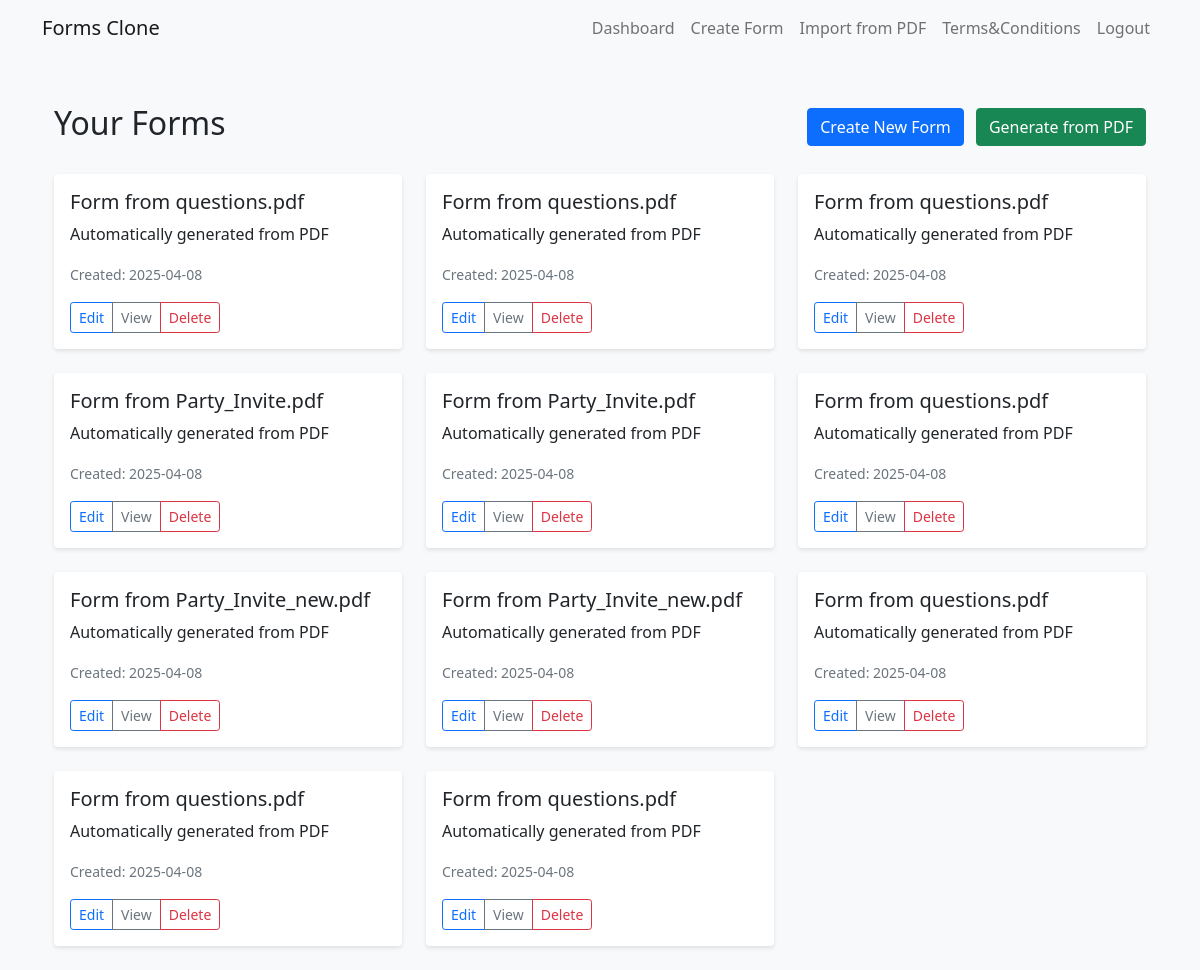
The page /dashboard (signed in) on the database its author committed.
### app.py (models this page shows)
class Form(db.Model):
    id = db.Column(db.Integer, primary_key=True)
    title = db.Column(db.String(200), nullable=False)
    description = db.Column(db.Text)
    created_at = db.Column(db.DateTime, default=datetime.utcnow)
    user_id = db.Column(db.Integer, db.ForeignKey('user.id'), nullable=False)
    questions = db.relationship('Question', backref='form', lazy=True, cascade='all, delete-orphan')
    responses = db.relationship('Response', backref='form', lazy=True, cascade='all, delete-orphan')

### app.py (the view)
@app.route('/dashboard')
@login_required
def dashboard():
    forms = Form.query.filter_by(user_id=current_user.id).all()
    return render_template('dashboard.html', forms=forms)

### app.py (called while the page is built)
@login_manager.user_loader
def load_user(user_id):
    return User.query.get(int(user_id))

### templates/dashboard.html (shortened to what this page needs)
{% extends "base.html" %}
{% block content %}
<div class="container mt-5">
    <div class="d-flex justify-content-between align-items-center mb-4">
        <h2>Your Forms</h2>
        <div>
            <a href="{{ url_for('create_form') }}" class="btn btn-primary me-2">Create New Form</a>
            <a href="{{ url_for('upload_pdf') }}" class="btn btn-success">Generate from PDF</a>
        </div>
    </div>
    {% if forms %}
        <div class="row">
            {% for form in forms %}
            <div class="col-md-4 mb-4">
                <div class="card h-100">
                    <div class="card-body">
                        <h5 class="card-title">{{ form.title }}</h5>
                        <p class="card-text">{{ form.description }}</p>
                        <p class="card-text">
                            <small class="text-muted">Created: {{ form.created_at.strftime('%Y-%m-%d') }}</small>
                        </p>
                        <div class="btn-group">
                            <a href="{{ url_for('edit_form', form_id=form.id) }}" class="btn btn-sm btn-outline-primary">Edit</a>
                            <a href="{{ url_for('view_form', form_id=form.id) }}" class="btn btn-sm btn-outline-secondary">View</a>
                            <button type="button" class="btn btn-sm btn-outline-danger"
                                    onclick="confirmDelete({{ form.id }})">
                                Delete
                            </button>
                        </div>
                    </div>
                </div>
            </div>
            {% endfor %}
        </div>
    {% else %}
        <div class="alert alert-info">
            You haven't created any forms yet. Click "Create New Form" to get started or "Generate from PDF" to create a form from a PDF file.
        </div>
    {% endif %}
</div>
{% endblock %}

### static/css/style.css (style rules this page uses)
body { background-color: #f8f9fa; }
.card { box-shadow: 0 2px 4px rgba(0, 0, 0, 0.1); border: none; }
.card-title { margin-bottom: 0.5rem; font-weight: 500; }

### rows shown on the page
Form: title "Form from questions.pdf", description "Automatically generated from PDF", created_at "2025-04-08"
Form: title "Form from questions.pdf", description "Automatically generated from PDF", created_at "2025-04-08"
Form: title "Form from questions.pdf", description "Automatically generated from PDF", created_at "2025-04-08"
Form: title "Form from Party_Invite.pdf", description "Automatically generated from PDF", created_at "2025-04-08"
Form: title "Form from Party_Invite.pdf", description "Automatically generated from PDF", created_at "2025-04-08"
Form: title "Form from questions.pdf", description "Automatically generated from PDF", created_at "2025-04-08"
Form: title "Form from Party_Invite_new.pdf", description "Automatically generated from PDF", created_at "2025-04-08"
Form: title "Form from Party_Invite_new.pdf", description "Automatically generated from PDF", created_at "2025-04-08"
Form: title "Form from questions.pdf", description "Automatically generated from PDF", created_at "2025-04-08"
Form: title "Form from questions.pdf", description "Automatically generated from PDF", created_at "2025-04-08"
Form: title "Form from questions.pdf", description "Automatically generated from PDF", created_at "2025-04-08"
